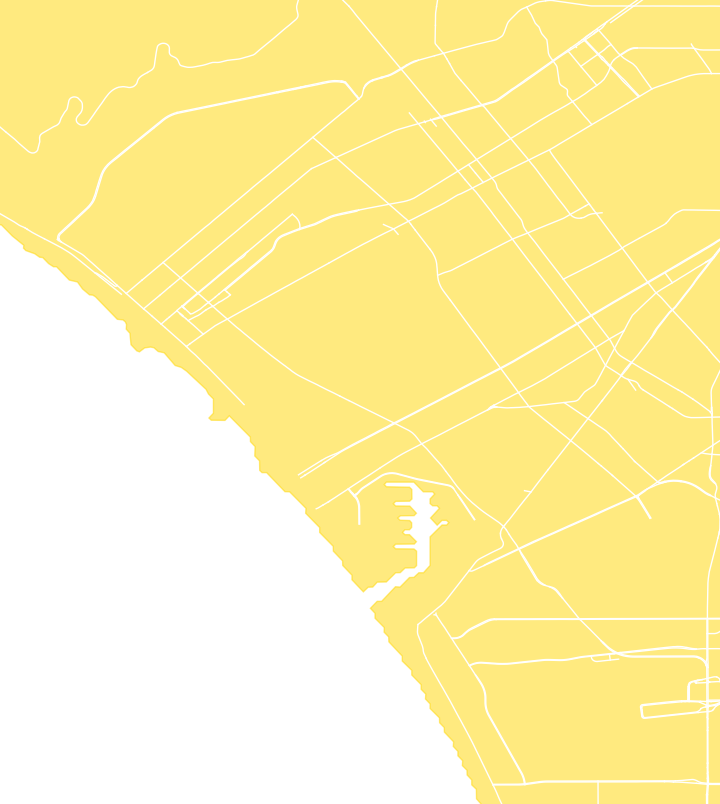

Recreate this plot in Python.
import overpy
import numpy
from matplotlib import pyplot
from shapely.geometry import LineString
from shapely.geometry import shape
from shapely.geometry import box
from shapely.ops import polygonize_full
from descartes import PolygonPatch
from fiona import collection

features = collection("~/Desktop/gshhg-shp-2/GSHHS_shp/f/GSHHS_f_L1.shp")
northAmericaPolygon = shape(features[3]['geometry'])

laBox = box(-119.3500,33.5277,-117.1115,34.9895)
coastBox = northAmericaPolygon.intersection(laBox)

api = overpy.Overpass()

countyRelation = api.query("rel(396479);(._;>;);out;")
primaryHighwaysInBoundingBox = api.query("way(33.5277,-119.3500,34.9895,-117.1115)[highway=primary];(._;>);out;")
secondaryHighwaysInBoundingBox = api.query("way(33.5277,-119.3500,34.9895,-117.1115)[highway=secondary];(._;>);out;")

countyWaysAboveIslands = []
for way in countyRelation.ways:
 above = 1
 for node in way.nodes:
  if (node.lat < 33.6078):
   above = 0
 if (above):
  countyWaysAboveIslands.append(way)

countyLineStrings = []
for way in countyWaysAboveIslands:
 lineString = []
 for node in way.nodes:
  lineString.append((node.lon,node.lat))
 countyLineStrings.append(LineString(lineString))

polygons, dangles, cuts, invalids = polygonize_full(countyLineStrings)
countyPolygonWithOcean = polygons.geoms[0]

countyPolygon = countyPolygonWithOcean.intersection(coastBox)

highwayLineStrings = []
for way in primaryHighwaysInBoundingBox.ways:
 line = []
 for node in way.nodes:
  line.append((node.lon,node.lat))
 wayLineString = LineString(line)
 if countyPolygon.contains(wayLineString): highwayLineStrings.append(wayLineString)

for way in secondaryHighwaysInBoundingBox.ways:
 line = []
 for node in way.nodes:
  line.append((node.lon,node.lat))
 wayLineString = LineString(line)
 if countyPolygon.contains(wayLineString): highwayLineStrings.append(wayLineString)

fig = pyplot.figure(figsize=(100,100))
ax = fig.add_subplot(111)

for line in highwayLineStrings:
 x, y = line.xy
 ax.plot(x, y, color='#FFFFFF', linewidth=1, zorder=2)

patch = PolygonPatch(countyPolygon, fc='#FFD700', ec='#FFD700', alpha=0.5, zorder=1)
ax.add_patch(patch)

fig.savefig('test2.png')

## Pickle
>>> import pickle
>>> output = open('data.pkl', 'wb')
>>> pickle.dump(countyPolygon,output)
>>> pickle.dump(highwayLineStrings,output)
>>> output.close()

## debug info
from geopandas import GeoSeries
from geopandas import GeoDataFrame

from shapely.geometry import MultiLineString
test = MultiLineString(highwayLineStrings)
patch = PolygonPatch(countyPolygon, fc='#6699cc', ec='#6699cc', alpha=0.5, zorder=2)
ax.add_patch(patch)

object.__dict__
result.nodes
result.nodes.[0].lat
result.ways
result.ways[0]._node_ids[0]
result.relations
result.relations[0].members[0].ref

len(streetsInBB.ways[0].get_nodes(resolve_missing=True))

for way in aboveIslands:
 gray = gray + .025
 for node in way.nodes:
  ax.scatter(node.lon, node.lat, color=[gray,gray,gray], s=100, zorder=1)

states = [shapely.geometry.shape(f['geometry']) for f in features]

http://overpass.osm.rambler.ru/cgi/interpreter?data=%5Bout:json%5D;relation(396479);out;
